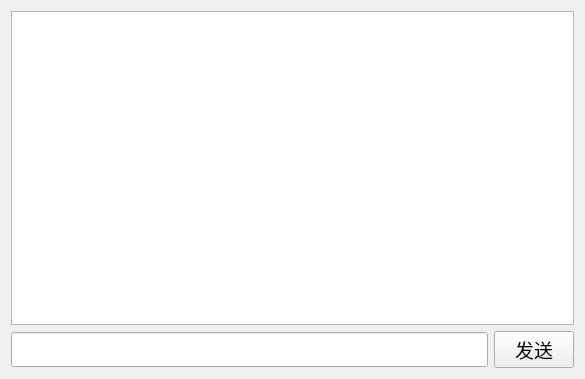
<?xml version="1.0" encoding="UTF-8"?>
<ui version="4.0">
 <class>Chat</class>
 <widget class="QWidget" name="Chat">
  <property name="geometry">
   <rect>
    <x>0</x>
    <y>0</y>
    <width>585</width>
    <height>379</height>
   </rect>
  </property>
  <property name="windowTitle">
   <string>聊天</string>
  </property>
  <layout class="QVBoxLayout" name="verticalLayout">
   <item>
    <widget class="QTextEdit" name="Show">
     <property name="font">
      <font>
       <family>AcadEref</family>
       <pointsize>14</pointsize>
      </font>
     </property>
     <property name="readOnly">
      <bool>true</bool>
     </property>
    </widget>
   </item>
   <item>
    <layout class="QHBoxLayout" name="horizontalLayout">
     <item>
      <widget class="QLineEdit" name="Msg">
       <property name="font">
        <font>
         <family>AcadEref</family>
         <pointsize>14</pointsize>
        </font>
       </property>
      </widget>
     </item>
     <item>
      <widget class="QPushButton" name="Send_PB">
       <property name="font">
        <font>
         <family>AcadEref</family>
         <pointsize>14</pointsize>
        </font>
       </property>
       <property name="text">
        <string>发送</string>
       </property>
      </widget>
     </item>
    </layout>
   </item>
  </layout>
 </widget>
 <resources/>
 <connections/>
</ui>
